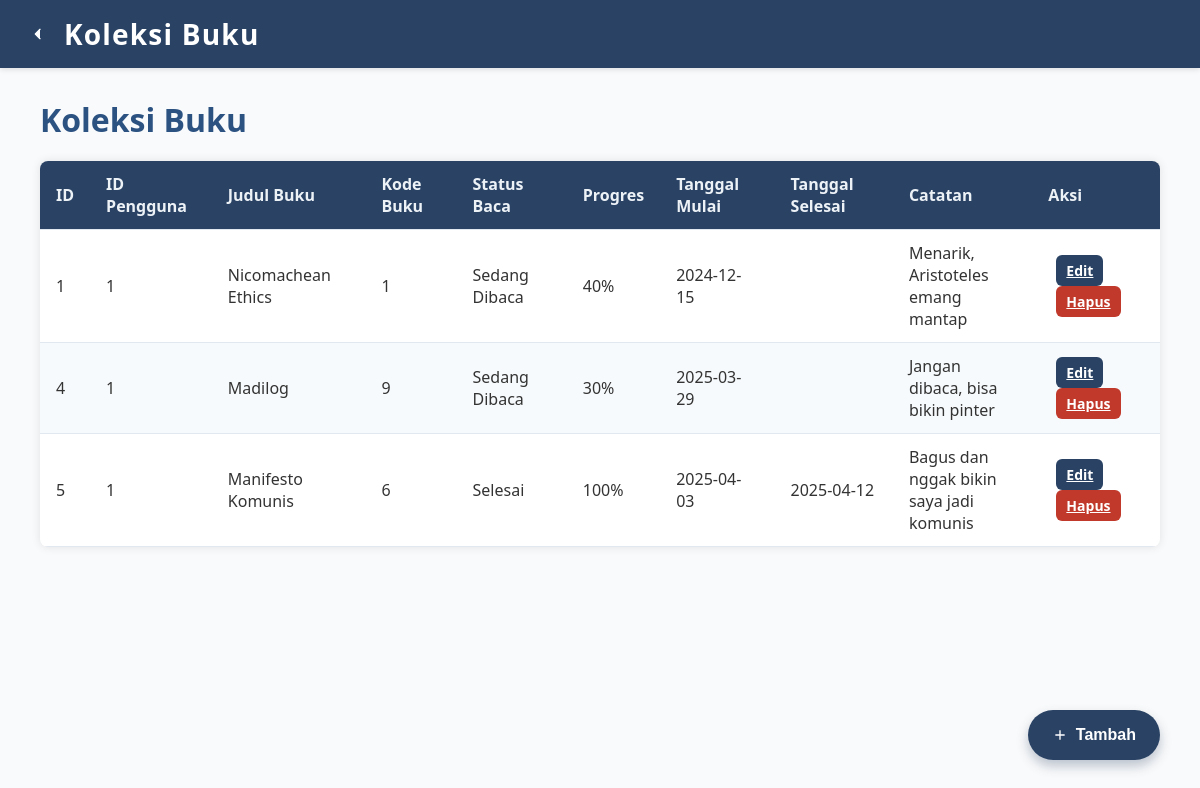
The app's page /koleksi.php with its own data.
### tables this page shows
CREATE TABLE Buku_pengguna (
  id_bukupengguna INT AUTO_INCREMENT PRIMARY KEY,
  id_pengguna     INT NOT NULL,
  kode_buku       INT NOT NULL,
  status_baca     ENUM('Belum Dibaca','Sedang Dibaca','Selesai') NOT NULL,
  progres         INT DEFAULT 0 CHECK (progres BETWEEN 0 AND 100),
  tanggal_mulai   DATE,
  tanggal_selesai DATE,
  catatan         TEXT,
  FOREIGN KEY (id_pengguna) REFERENCES Pengguna(id_pengguna) ON DELETE CASCADE,
  FOREIGN KEY (kode_buku)   REFERENCES Buku(kode_buku) ON DELETE CASCADE
);

CREATE TABLE Buku (
  kode_buku      INT AUTO_INCREMENT PRIMARY KEY,
  judul          VARCHAR(100) NOT NULL,
  penulis        VARCHAR(50)  NOT NULL,
  genre          VARCHAR(50),
  tahun_terbit   INT,
  bahasa         VARCHAR(30),
  penerbit       VARCHAR(100),
  jumlah_halaman INT CHECK (jumlah_halaman > 0),
  cover VARCHAR (255)
);

### koleksi.php (the view, shortened to what this page needs)
<?php
include __DIR__ . '/Config/koneksi.php';
$id_pengguna = $_SESSION['id_pengguna'] ?? 1;
$sql = "SELECT bp.*, b.judul FROM Buku_pengguna bp JOIN Buku b ON bp.kode_buku = b.kode_buku WHERE bp.id_pengguna='$id_pengguna'";
$result = mysqli_query($conn, $sql);
?>
<!DOCTYPE html>
<html lang="id">
<head>
</head>
<body>
  <header id="header">
    <button id="btn-back" style="background:none;border:none;color:white;margin-right:18px;cursor:pointer;display:flex;align-items:center;padding:0;">
      <svg xmlns="http://www.w3.org/2000/svg" width="28" height="28" fill="none" viewBox="0 0 24 24">
        <path d="M15 19l-7-7 7-7" stroke="white" stroke-width="2" stroke-linecap="round" stroke-linejoin="round"/>
      </svg>
    </button>
    <span>Koleksi Buku</span>
  </header>
  <main>
    <h1>Koleksi Buku</h1>
    <table>
      <thead>
        <tr>
          <th>ID</th>
          <th>ID Pengguna</th>
          <th>Judul Buku</th>
          <th>Kode Buku</th>
          <th>Status Baca</th>
          <th>Progres</th>
          <th>Tanggal Mulai</th>
          <th>Tanggal Selesai</th>
          <th>Catatan</th>
          <th>Aksi</th>
        </tr>
      </thead>
      <tbody id="koleksi-body">
        <?php while($row = mysqli_fetch_assoc($result)): ?>
        <tr>
          <td><?= htmlspecialchars($row['id_bukupengguna']) ?></td>
          <td><?= htmlspecialchars($row['id_pengguna']) ?></td>
          <td><?= htmlspecialchars($row['judul']) ?></td>
          <td><?= htmlspecialchars($row['kode_buku']) ?></td>
          <td><?= htmlspecialchars($row['status_baca']) ?></td>
          <td><?= htmlspecialchars($row['progres']) ?>%</td>
          <td><?= htmlspecialchars($row['tanggal_mulai']) ?></td>
          <td><?= htmlspecialchars($row['tanggal_selesai']) ?></td>
          <td><?= htmlspecialchars($row['catatan']) ?></td>
          <td>
            <a href="koleksi.php?edit=<?= $row['id_bukupengguna'] ?>" class="btn-action">Edit</a>
            <a href="koleksi.php?hapus=<?= $row['id_bukupengguna'] ?>" class="btn-action" style="background:#c0392b;" onclick="return confirm('Hapus koleksi ini?')">Hapus</a>
          </td>
        </tr>
        <?php endwhile; ?>
      </tbody>
    </table>
  </main>
  <button class="btn-tambah" id="btn-tambah" title="Tambah Koleksi">
    <svg xmlns="http://www.w3.org/2000/svg" viewBox="0 0 24 24">
      <path d="M19 11H13V5h-2v6H5v2h6v6h2v-6h6z"/>
    </svg>
    Tambah
  </button>
</body>
</html>

### koleksi.php (style rules this page uses)
body { margin:0;font-family:'Segoe UI',Tahoma,Geneva,Verdana,sans-serif;background-color:#f9fafb;color:#333; }
header { display:flex;align-items:center;background-color:#2a4365;padding:15px 30px;color:white;box-shadow:0 2px 5px rgba(0,0,0,0.1);user-select:none;cursor:pointer;font-size:28px;font-weight:700;letter-spacing:1.2px; }
main { padding:30px 40px;min-height:80vh; }
h1 { color:#2c5282;font-weight:700;margin-top:0;margin-bottom:20px; }
table { width:100%;border-collapse:collapse;box-shadow:0 0 10px rgba(0,0,0,0.1);border-radius:8px;overflow:hidden;background-color:white; }
thead { background-color:#2a4365;color:#edf2f7; }
th,td { padding:12px 16px;border-bottom:1px solid #e2e8f0;text-align:left;vertical-align:middle;max-width:150px;word-wrap:break-word; }
tbody tr:nth-child(even) { background-color:#f7fafc; }
.btn-action { background-color:#2a4365;border:none;color:white;font-weight:600;padding:6px 10px;margin-left:8px;border-radius:6px;cursor:pointer;transition:background-color 0.2s ease;font-size:14px;display:inline-flex;align-items:center;gap:6px; }
.btn-tambah { position:fixed;right:40px;bottom:40px;background-color:#2a4365;border:none;color:white;font-weight:700;padding:16px 24px;border-radius:50px;cursor:pointer;box-shadow:0 6px 12px rgba(42,67,101,0.3);font-size:16px;transition:background-color 0.3s ease;user-select:none;z-index:100;display:inline-flex;align-items:center;gap:8px; }
svg { width:16px;height:16px;fill:white; }

### records on screen
buku_pengguna: id_bukupengguna "1", id_pengguna "1", kode_buku.judul "Nicomachean Ethics", kode_buku "1", status_baca "Sedang Dibaca", progres "40", tanggal_mulai "2024-12-15", catatan "Menarik, Aristoteles emang mantap"
buku_pengguna: id_bukupengguna "4", id_pengguna "1", kode_buku.judul "Madilog", kode_buku "9", status_baca "Sedang Dibaca", progres "30", tanggal_mulai "2025-03-29", catatan "Jangan dibaca, bisa bikin pinter"
buku_pengguna: id_bukupengguna "5", id_pengguna "1", kode_buku.judul "Manifesto Komunis", kode_buku "6", status_baca "Selesai", progres "100", tanggal_mulai "2025-04-03", tanggal_selesai "2025-04-12", catatan "Bagus dan nggak bikin saya jadi komunis"
